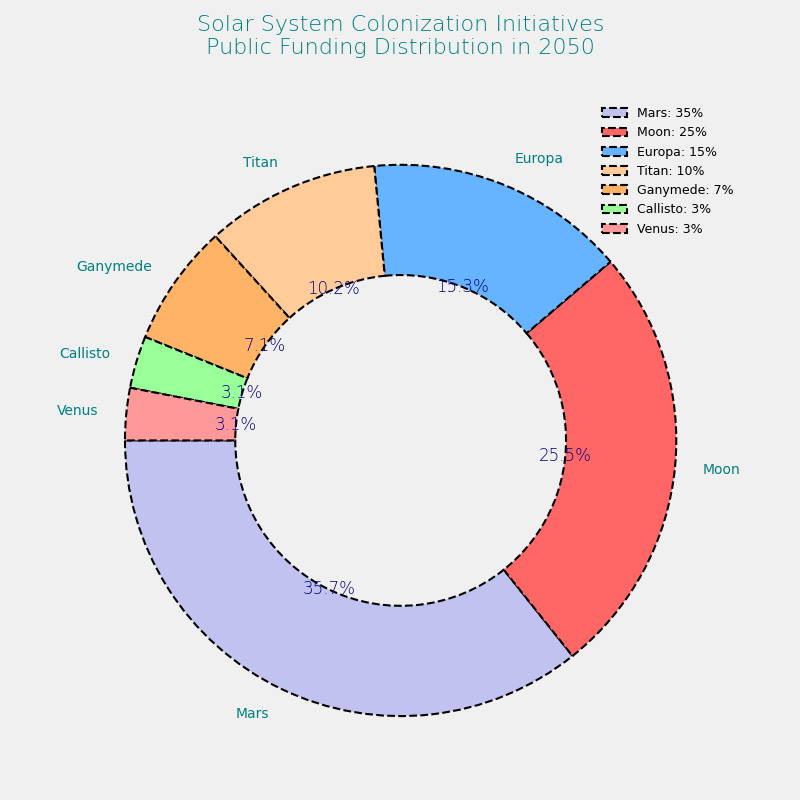

This chart was generated by the following Python code:
import matplotlib.pyplot as plt

planets = ["Mars", "Moon", "Europa", "Titan", "Ganymede", "Callisto", "Venus"]
funding_percentages = [35, 25, 15, 10, 7, 3, 3]
colors = ['#c2c2f0', '#ff6666', '#66b3ff', '#ffcc99', '#ffb366', '#99ff99', '#ff9999']  # Shuffled color order

fig, ax = plt.subplots(figsize=(8, 8), facecolor='#f0f0f0')
wedges, texts, autotexts = ax.pie(
    funding_percentages,
    labels=planets,
    colors=colors,
    autopct='%1.1f%%',
    startangle=180,
    textprops=dict(color="navy"),
    wedgeprops=dict(edgecolor='black', linestyle='--', linewidth=1.5, width=0.4)
)

plt.setp(autotexts, size=12, weight="light")
plt.setp(texts, size=10, color='teal')

ax.set_title(
    'Solar System Colonization Initiatives\nPublic Funding Distribution in 2050',
    fontsize=16,
    fontweight='light', 
    color='teal',
    pad=30
)

ax.legend(
    wedges,
    [f"{planet}: {percentage}%" for planet, percentage in zip(planets, funding_percentages)],
    loc="best",
    fontsize=9,
    title_fontsize=11,
    frameon=False
)

ax.set_aspect('equal')
plt.tight_layout()
plt.show()
